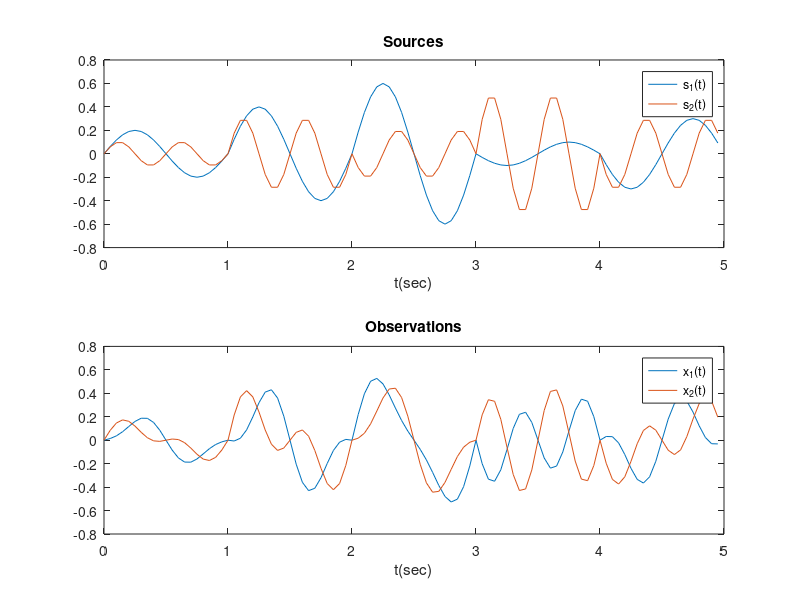

Write MATLAB code to recreate this figure. (Note: this script raises an error after producing the figure.)
clc,clear,close all;

%% Preprocessing

c = [0.2 0.4 0.6 -0.1 -0.3];
d = [0.1 0.3 -0.2 0.5 -0.3];
pages = length(c);
fs = 20;

t = 0:1/fs:5-1/fs;

c_extend = t;
d_extend = t;
for p = 1:pages
    c_extend(floor((p-1)/pages * length(t) + 1 : p/pages * length(t))) = c(p);
    d_extend(floor((p-1)/pages * length(t) + 1 : p/pages * length(t))) = d(p);
end

S = [c_extend.*sin(2*pi*t) ; d_extend.*sin(4*pi*t)];

A = [0.8 -0.6 ; 0.6 0.8];

X = A*S;

%% Question 1

figure
subplot(2,1,1);
plot(t,S);
legend('s_{1}(t)','s_{2}(t)')
xlabel('t(sec)');
title('Sources');
subplot(2,1,2);
plot(t,X);
legend('x_{1}(t)','x_{2}(t)')
xlabel('t(sec)');
title('Observations');

%% Question 2

for p = 1:pages
    Xp = X(:,floor((p-1)/pages * length(t) + 1 : p/pages * length(t)));
    R_X(:,:,p) = Xp*Xp.';
end

[U,L] = eig(R_X(:,:,1),R_X(:,:,2));

B = U.';


S_hat = B*X;
S_hat = S_hat(end:-1:1,:);

[E,S_hat] = Error(S_hat,S);

figure
subplot(2,1,1);
plot(t,S);
legend('s_{1}(t)','s_{2}(t)')
xlabel('t(sec)');
title('Sources');
subplot(2,1,2);
plot(t,S_hat);
legend('s_{1}(t) estimation','s_{2}(t) estimation')
xlabel('t(sec)');
title('Sources estimation');


%% Question 3

iterations = 50;
initial_B = [1 0;0 1];
K = pages;
S_hat = Extract_S(X,initial_B,iterations,'Uncorl',K);

S_hat = S_hat(end:-1:1,:);

[E,S_hat] = Error(S_hat,S);

figure
subplot(2,1,1);
plot(t,S);
legend('s_{1}(t)','s_{2}(t)')
xlabel('t(sec)');
title('Sources');
subplot(2,1,2);
plot(t,S_hat);
legend('s_{1}(t) estimation','s_{2}(t) estimation')
xlabel('t(sec)');
title('Sources estimation');

%% Question 4

SNR = 100;
Y = Add_Noise(X,SNR);

iterations = 500;
initial_B = [1 0;0 1];
K = pages;
S_hat = Extract_S(Y,initial_B,iterations,'Uncorl',K);

S_hat = S_hat(end:-1:1,:);

[E,S_hat] = Error(S_hat,S);

figure
subplot(2,1,1);
plot(t,S);
legend('s_{1}(t)','s_{2}(t)')
xlabel('t(sec)');
title('Sources');
subplot(2,1,2);
plot(t,S_hat);
legend('s_{1}(t) estimation','s_{2}(t) estimation')
xlabel('t(sec)');
title('Sources estimation');

%% Question 5

E = zeros(100,4);
SNR = 10;
iterations = 50;
initial_B = [1 0;0 1];
for n = 1:100
    for K = 2:5
        Y = Add_Noise(X,SNR);
        S_hat = Extract_S(Y,initial_B,iterations,'Uncorl',K);

        S_hat = S_hat(end:-1:1,:);

        [E(n,K-1),~] = Error(S_hat,S);
    end
end
E = mean(E,1);

figure
stem(2:5,E)
title('Error Values')
xlabel('K')

%% Question 6

E = zeros(100,4);
K = 5;
iterations = 50;
initial_B = [1 0;0 1];
SNR = [5 10 15 20];
for n = 1:100
    for i = 1:4
        Y = Add_Noise(X,SNR(i));
        S_hat = Extract_S(Y,initial_B,iterations,'Uncorl',K);

        S_hat = S_hat(end:-1:1,:);
        
        [E(n,i),~] = Error(S_hat,S);
    end
end
E = mean(E,1);

figure
stem([5 10 15 20],E)
title('Error Values')
xlabel('SNR')